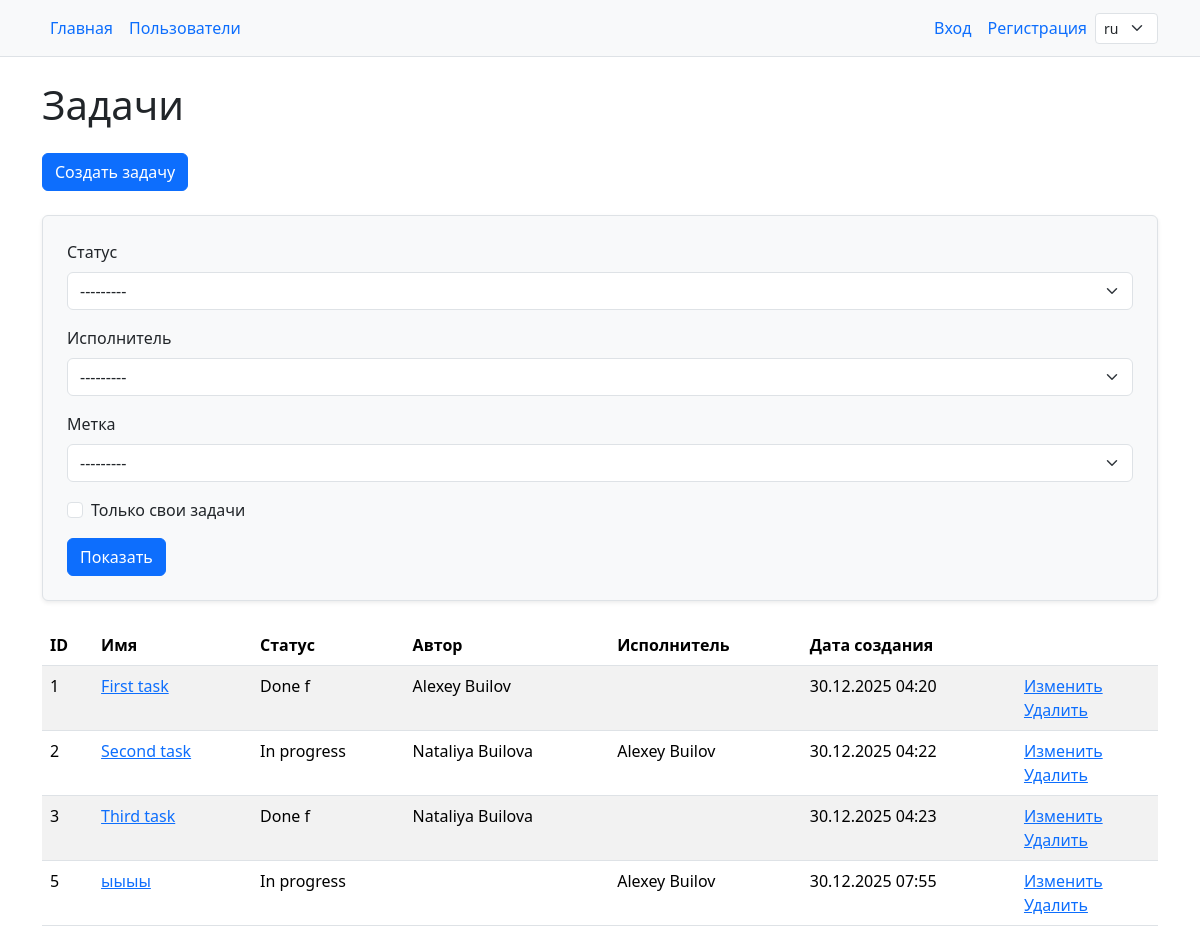
The page /tasks/ on the database as committed earlier.
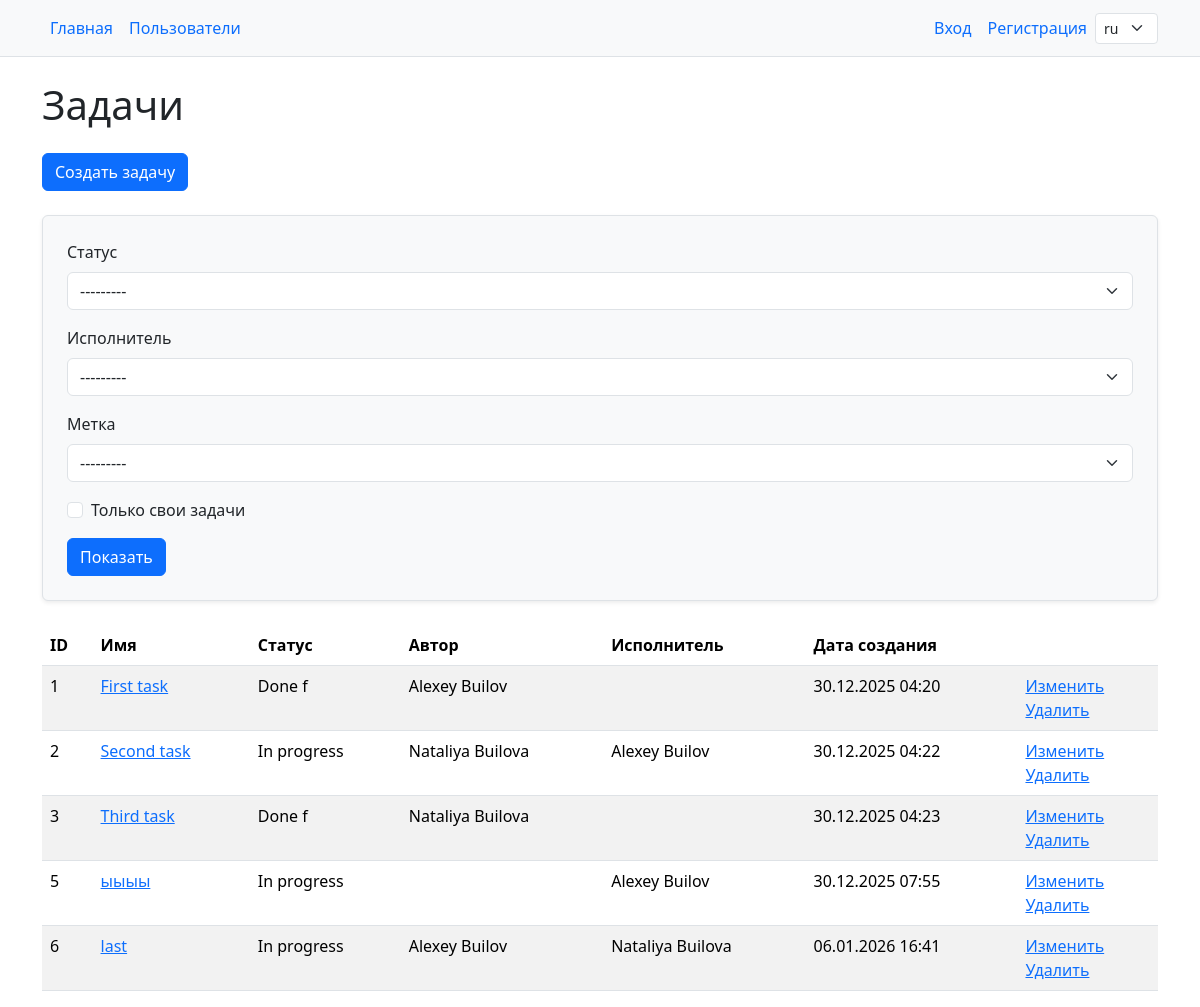
The same page on the database as committed later.
### task_manager/tasks/models.py (models this page shows, shortened)
class Task(models.Model):
    name = models.CharField(max_length=100, unique=True)
    description = models.TextField()
    created_at = models.DateTimeField(auto_now_add=True)
    author = models.ForeignKey(
        User,
        on_delete=models.PROTECT,
        related_name='created_tasks',
    )
    status = models.ForeignKey(
        TaskStatus,
        on_delete=models.PROTECT,
        related_name='tasks'
    )
    labels = models.ManyToManyField(
        Label,
        related_name='tasks',
        blank=True,
    )

### task_manager/statuses/models.py (models this page shows)
class TaskStatus(models.Model):
    name = models.CharField(max_length=100, unique=True)
    created_at = models.DateTimeField(auto_now_add=True)
    def __str__(self):
        return self.name

### task_manager/tasks/views.py (the view)
# urls.py: path('', TasksListView.as_view(), name='index'),
class TasksListView(ListView):
    model = Task
    template_name = 'tasks/index.html'
    context_object_name = 'tasks'
    def get_queryset(self):
        executor_sq = TaskMembership.objects.filter(
            task=OuterRef('pk'),
            role='executor'
        ).annotate(
            full_name=Concat(
                'user__first_name',
                Value(' '),
                'user__last_name'
            )
        ).values('full_name')[:1]
        qs = (
            Task.objects
            .select_related('author', 'status')
            .annotate(executor=Subquery(executor_sq))
        )
        self.filterset = TaskFilter(
            self.request.GET or None,
            queryset=qs,
            request=self.request,
            user=self.request.user
        )
        return self.filterset.qs.distinct().order_by('pk')
    def get_context_data(self, **kwargs):
        context = super().get_context_data(**kwargs)
        context['filter'] = self.filterset
        return context

### task_manager/labels/models.py (called while the page is built)
    def __str__(self):
        return self.name

### task_manager/templates/tasks/index.html (shortened to what this page needs)
{% extends 'layout.html' %}
{% load i18n %}
{% block content %}
<div class="container wrapper flex-grow-1">
    <h1 class="my-4">{% translate "Tasks" %}</h1>
    <a href="{% url 'tasks:create' %}" class="btn btn-primary mb-4">{% translate "Create task" %}</a>
    <form method="get" class="p-4 bg-light rounded border shadow-sm mb-4">
        <div class="mb-3">
            <label for="id_status" class="form-label">{% trans "Status" %}</label>
            {{ filter.form.status }}
        </div>
        <div class="mb-3">
            <label for="id_executor" class="form-label">{% trans "Executor" %}</label>
            {{ filter.form.executor }}
        </div>
        <div class="mb-3">
            <label for="id_labels" class="form-label">{% trans "Label" %}</label>
            {{ filter.form.labels }}
        </div>
        <div class="form-check mb-3">
            {{ filter.form.user_tasks }}
            <label class="form-check-label" for="{{ filter.form.user_tasks.id_for_label }}">
                {% trans "Only your tasks" %}
            </label>
        </div>
        <button type="submit" class="btn btn-primary">{% translate "Show" %}</button>
    </form>
    {% if tasks %}
    <table class="table table-striped">
        <thead>
        <tr>
            <th>ID</th>
            <th>{% trans "Name" %}</th>
            <th>{% trans "Status" %}</th>
            <th>{% trans "Author" %}</th>
            <th>{% trans "Executor" %}</th>
            <th>{% trans "Create date" %}</th>
            <th></th>
        </tr>
        </thead>
        <tbody>
        {% for task in tasks %}
        <tr>
            <td>{{ task.id }}</td>
            <td><a href="{% url 'tasks:show' task.pk %}">{{ task.name }}</a></td>
            <td>{{ task.status }}</td>
            <td>{{ task.author.first_name }} {{ task.author.last_name }}</td>
            <td>{{ task.executor }}</td>
            <td>{{ task.created_at|date:"d.m.Y H:i" }}</td>
            <td>
                <a href="{% url 'tasks:update' task.pk %}">{% trans "Edit" %}</a><br>
                <a href="{% url 'tasks:delete' task.pk %}">{% trans "Remove" %}</a>
            </td>
        </tr>
        {% endfor %}
        </tbody>
    </table>
    {% endif %}
    {% endblock %}

Rows that differ between the two databases and show on the page:
added Task: id "6", name "last", status "In progress", author.first_name "Alexey", author.last_name "Builov", executor "Nataliya Builova", created_at "06.01.2026 16:41"
